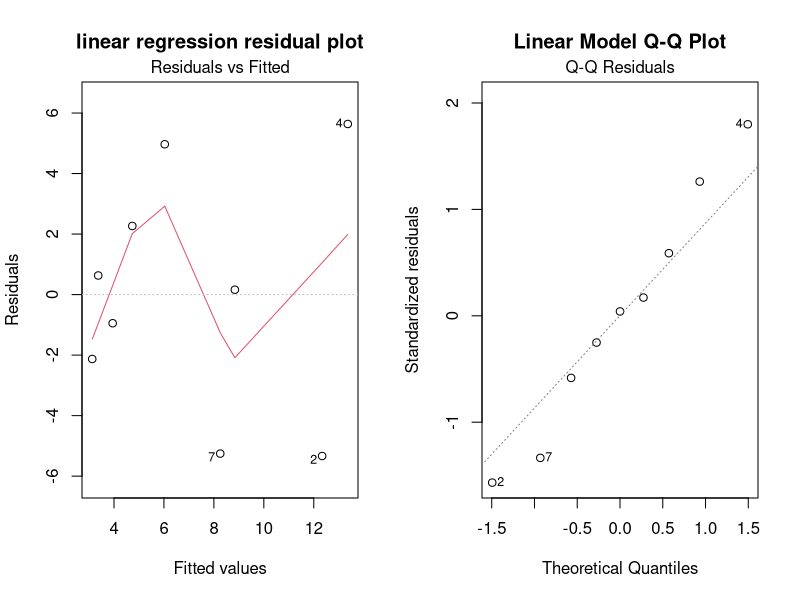
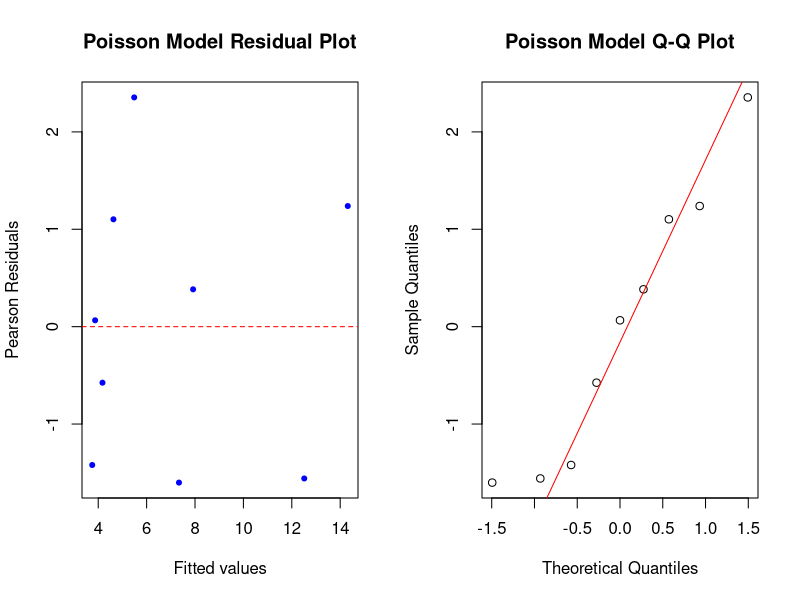

Generate these figures, in order, with R:
# 데이터 입력
data <- data.frame(
  번호 = 1:9,
  Y = c(11, 7, 7, 19, 9, 4, 3, 1, 3),
  N = c(0.0950, 0.1920, 0.0750, 0.2078, 0.1382, 0.0540, 0.1292, 0.0503, 0.0629)
)

# 최소제곱법 회귀분석
lm_model <- lm(Y ~ N, data = data)

# 포아송 회귀분석
poisson_model <- glm(Y ~ N, family = poisson(link = "log"), data = data)

# 최소제곱법: 잔차 플롯 및 Q-Q 플롯
par(mfrow = c(1, 2)) # 1행 2열로 플롯 나누기
plot(lm_model, which = 1, main = "linear regression residual plot") # 잔차 플롯
plot(lm_model, which = 2, main = "Linear Model Q-Q Plot") # Q-Q 플롯

# 포아송 회귀: 잔차 플롯 및 Q-Q 플롯
# pearson residuals 사용
par(mfrow = c(1, 2)) # 1행 2열로 플롯 나누기
residuals_poisson <- residuals(poisson_model, type = "pearson") # 포아송 잔차
fitted_poisson <- fitted(poisson_model)

# 잔차 플롯
plot(fitted_poisson, residuals_poisson,
     main = "Poisson Model Residual Plot",
     xlab = "Fitted values",
     ylab = "Pearson Residuals",
     pch = 20, col = "blue")
abline(h = 0, col = "red", lty = 2)

# Q-Q 플롯
qqnorm(residuals_poisson, main = "Poisson Model Q-Q Plot")
qqline(residuals_poisson, col = "red")

# summary of the model
summary(lm_model)
summary(poisson_model)
